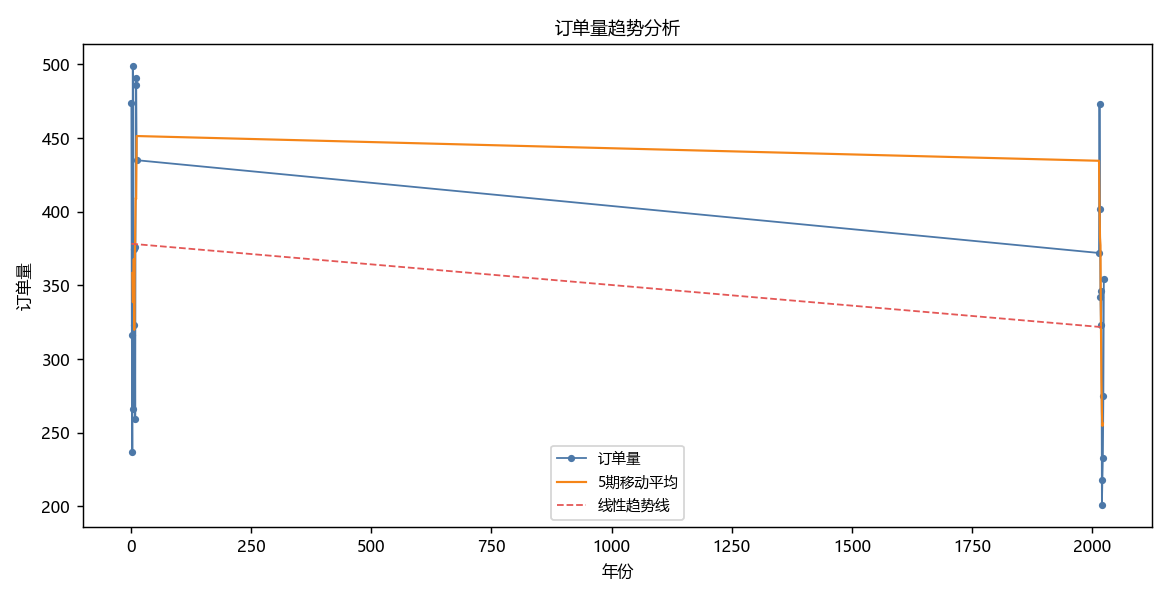

Python code for this plot:
"""第2章 趋势分析 -> Python
原素材: 2、引申方法/data-有答案/1趋势分析-参考.xlsx (year vs 订单量, 约45年)
内涵: 趋势分析用折线图展示指标随时间的变化, 并叠加线性趋势线与移动平均, 识别长期走向与波动。
"""
from pathlib import Path
import pandas as pd
import numpy as np
import matplotlib.pyplot as plt

plt.rcParams['font.sans-serif'] = ['Microsoft YaHei']
plt.rcParams['axes.unicode_minus'] = False
plt.rcParams['font.size'] = 9

ROOT = Path(__file__).resolve().parent.parent
F = ROOT / "CDA 教材资料2025" / "1《CDA 一级认证教材：商业数据分析》" / "第2章 数据分析方法" / "2、由基础分析范式引申出的分析方法" / "data-有答案" / "1趋势分析-参考.xlsx"
raw = pd.read_excel(F, sheet_name="趋势图", header=None)
df = raw.iloc[:, [1, 2]].copy()
df.columns = ["year", "订单量"]
df["year"] = pd.to_numeric(df["year"], errors="coerce")
df["订单量"] = pd.to_numeric(df["订单量"], errors="coerce")
df = df.dropna()
df = df.sort_values("year").reset_index(drop=True)
df["MA5"] = df["订单量"].rolling(5, center=True).mean()

b1, b0 = np.polyfit(df["year"], df["订单量"], 1)
print("== 趋势分析 ==")
print(df.to_string(index=False))
print(f"\n线性趋势: 订单量 = {b1:.2f} * year + {b0:.1f}")

fig, ax = plt.subplots(figsize=(9, 4.6))
ax.plot(df["year"], df["订单量"], marker="o", ms=3, lw=1, color="#4C78A8", label="订单量")
ax.plot(df["year"], df["MA5"], color="#F58518", lw=1.2, label="5期移动平均")
ax.plot(df["year"], b1 * df["year"] + b0, color="#E45756", ls="--", lw=1, label="线性趋势线")
ax.set_xlabel("年份"); ax.set_ylabel("订单量")
ax.set_title("订单量趋势分析", fontsize=10)
ax.legend(fontsize=8)
plt.tight_layout()
out = Path(__file__).resolve().parent / "第02章_趋势分析.png"
plt.savefig(out, dpi=130)
print(f"\n图已保存: {out.name}")
